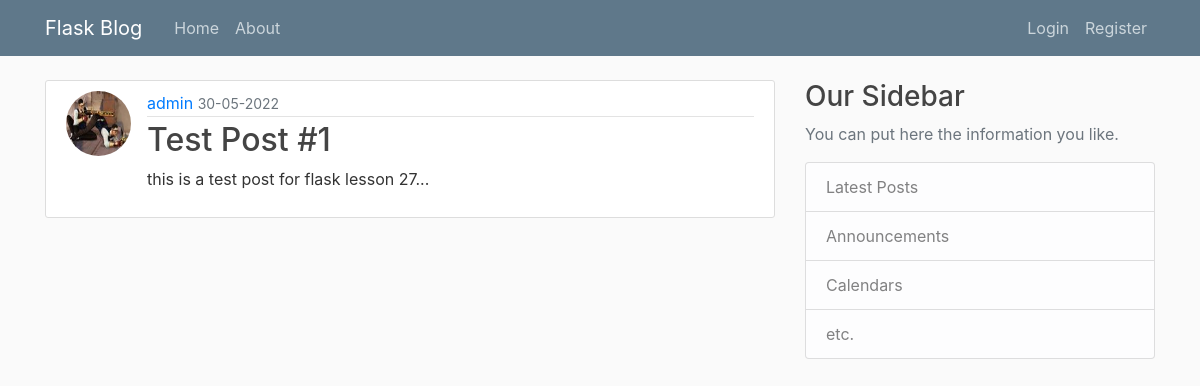
Screenshot of /post/2 with the database file from the repository.
### main_app/models.py (models this page shows, shortened)
class User(db.Model, UserMixin):
    id = db.Column(db.Integer, primary_key=True)
    username = db.Column(db.String(30), unique=True, nullable=False) # false null makes some sort of imput compulsory
    email = db.Column(db.String(120), unique=True, nullable=False)
    password = db.Column(db.String(60), nullable=False)
    image_file = db.Column(db.String(20), nullable=False, default='default.jpg') # default profile picture is set if there's nothing
    posts = db.relationship('Post', backref='author', lazy=True) # relationship (two way) pulls out information from User or Post class

class Post(db.Model):
    id = db.Column(db.Integer, primary_key=True)
    title = db.Column(db.String(100), nullable=False)
    date_posted = db.Column(db.DateTime, nullable=False, default=datetime.utcnow) # imported from datetime, sets date and time of post to that instant
    content = db.Column(db.Text, nullable=False)
    user_id = db.Column(db.Integer, db.ForeignKey('user.id'), nullable=False)

### main_app/routes.py (the view)
@app.route("/post/<int:post_id>") # integer for post id is unique for all posts
def post(post_id):
    post = Post.query.get_or_404(post_id) # get_or_404 either grabs post id or if none found, displays 404 error
    return render_template('post.html', title=post.title, post=post)

### main_app/templates/post.html (shortened to what this page needs)
{% extends "layout.html" %}
{% block content %}
    <article class="media content-section">
        <img class="rounded-circle article-img" src="{{ url_for('static', filename='profile_pics/' + post.author.image_file) }}">
        <div class="media-body">
            <div class="article-metadata">
                <a class-"mr-2" href="#"> {{ post.author.username }} </a>
                <small class="text-muted"> {{ post.date_posted.strftime('%d-%m-%Y') }} </small>
            </div>
            <h2 class="article-title"> {{ post.title }} </h2>
            <p class="article-content"> {{ post.content }} </p>
        </div>
    </article>
{% endblock content %}

### main_app/static/main.css (style rules this page uses)
body { background: #fafafa; color: #333333; margin-top: 5rem; }
h1, h2, h3, h4, h5, h6 { color: #444444; }
.content-section { background: #ffffff; padding: 10px 20px; border: 1px solid #dddddd; border-radius: 3px; margin-bottom: 20px; }
.article-title { color: #444444; }
.article-content { white-space: pre-line; }
.article-img { height: 65px; width: 65px; margin-right: 16px; }
.article-metadata { padding-bottom: 1px; margin-bottom: 4px; border-bottom: 1px solid #e3e3e3 }

### rows the page displays
User: image_file (picture), author.username "admin"
Post: date_posted "30-05-2022", title "Test Post #1", content "this is a test post for flask lesson 27..."
